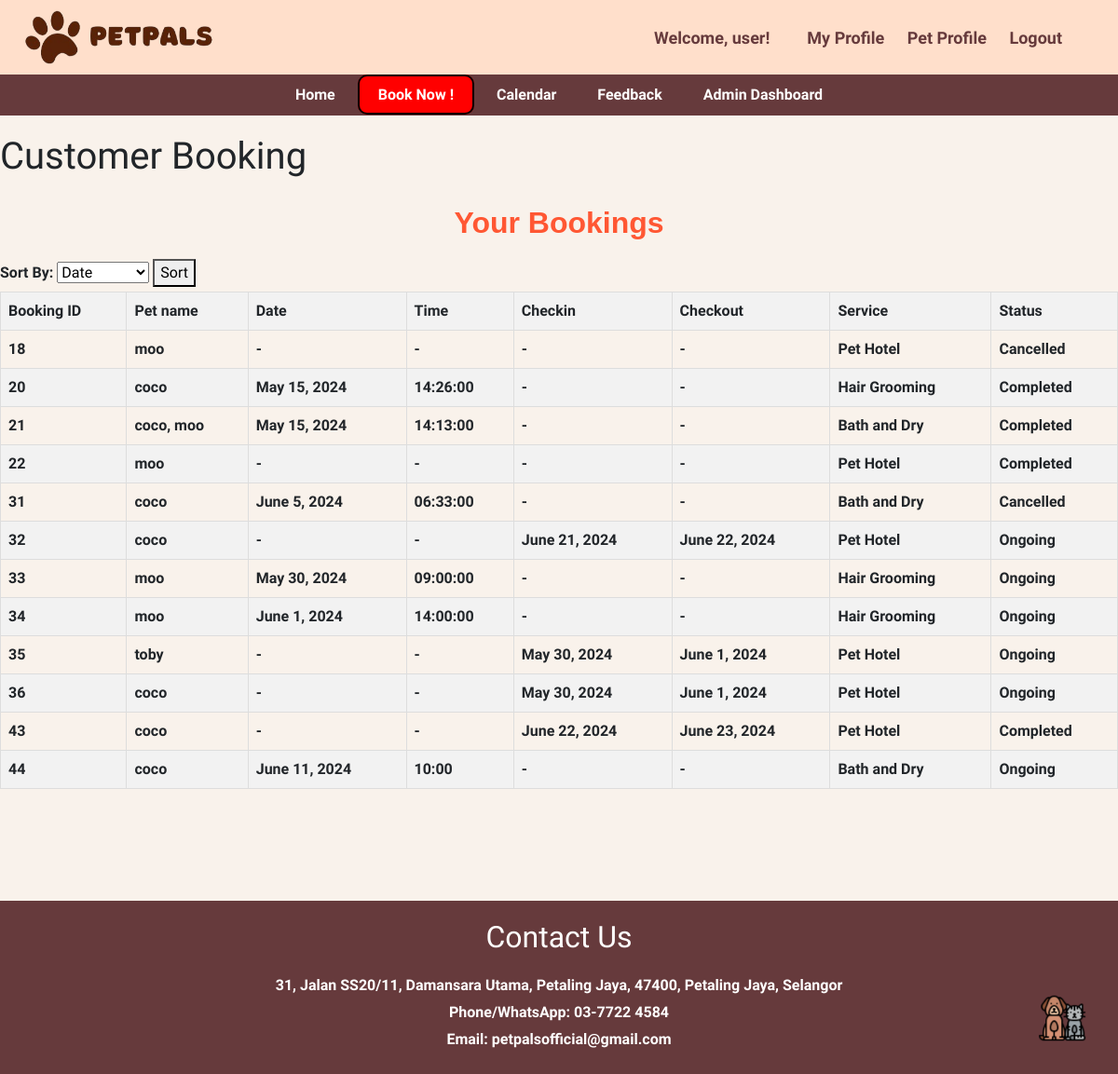
Before: /customer_booking/ (signed in) with the older database file.
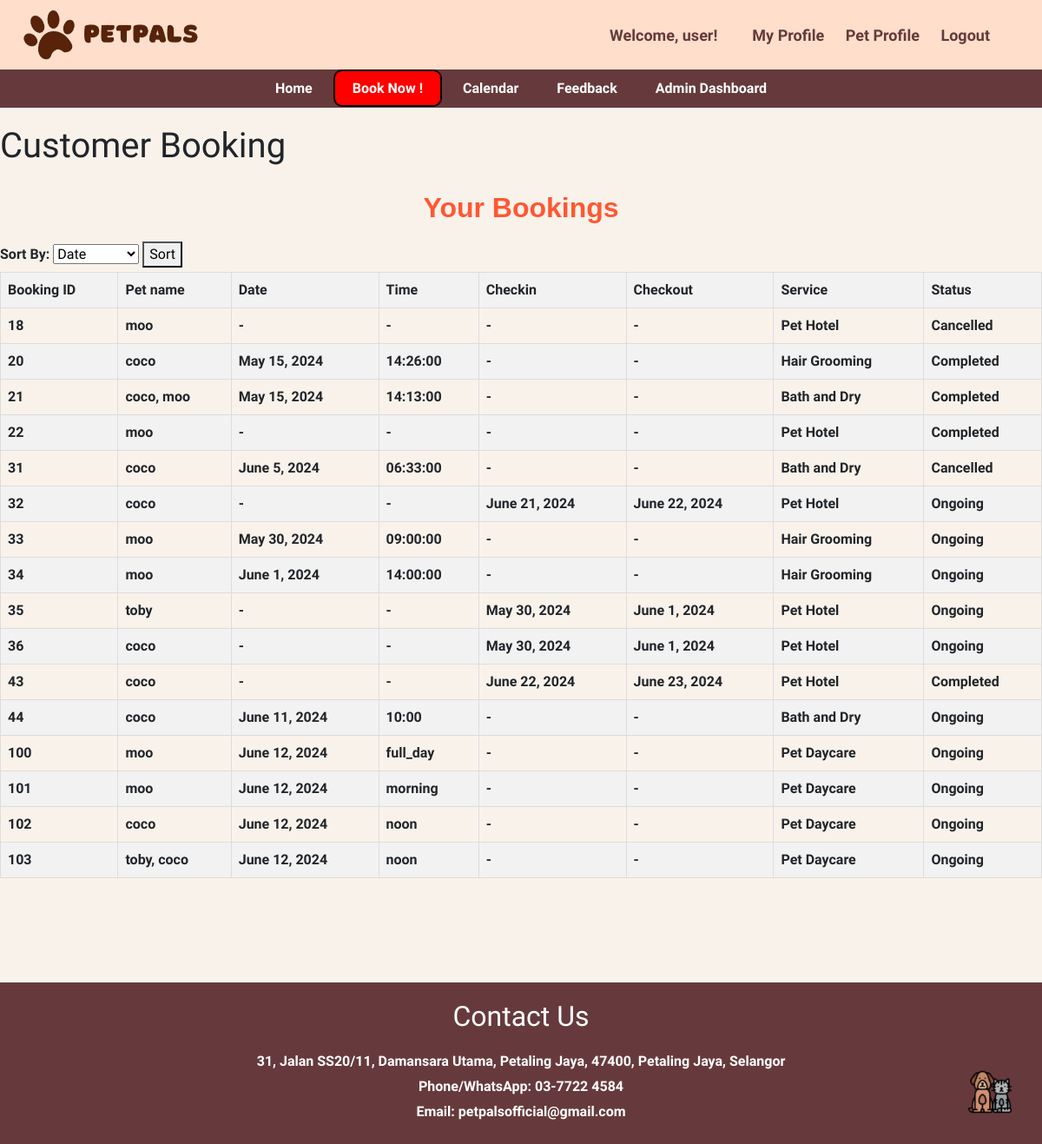
After: the same page with the newer database file.
### main/models.py (models this page shows, shortened)
class Booking(models.Model):
    owner = models.ForeignKey(Owner, null=True, on_delete=models.CASCADE)
    pet = models.ManyToManyField(Pet)
    room = models.ForeignKey(Room, null=True, on_delete=models.CASCADE)
    date = models.DateField(blank=True, null=True)
    TIME_CHOICES = [
        ('09:00', '9:00'),
        ('10:00', '10:00'),
        ('11:00', '11:00'),
        ('12:00', '12:00'),
        ('14:00', '2:00'),
        ('15:00', '3:00'),
        ('16:00', '4:00'),
        ('17:00', '5:00'),
        ('full_day', 'Full (7:00-19:00)'),
        ('morning', 'Morning (7:00-12:00)'),
        ('noon', 'Noon (13:00-19:00)'),
    ]
    time = models.CharField(max_length=10, choices=TIME_CHOICES, blank=True, null=True)
    SERVICE_CHOICES = [
        ('Hair Grooming', 'Hair Grooming'),
        ('Bath and Dry', 'Bath and Dry'),
        ('Pet Hotel', 'Pet Hotel'),
        ('Pet Daycare', 'Pet Daycare'),
    ]
    service = models.CharField(max_length=50, choices=SERVICE_CHOICES)
    STATUS_CHOICES = [
        ('Ongoing', 'Ongoing'),
        ('Completed', 'Completed'),
        ('Cancelled', 'Cancelled'),
    ]
    status = models.CharField(max_length=20, choices=STATUS_CHOICES, default='Ongoing')
    checkin = models.DateField(null=True, blank=True)
    checkout = models.DateField(null=True, blank=True)

class Pet(models.Model):
    name = models.CharField(max_length=20)
    owner = models.ForeignKey(Owner, null=True, on_delete=models.CASCADE)
    age = models.PositiveBigIntegerField()
    species = models.CharField(max_length=50)
    breed = models.CharField(max_length=50)
    profile_pic = models.ImageField(default="profile.jpg", null=True, blank=True)

### main/views.py (the view)
# urls.py: path('customer_booking/', views.customer_booking, name='customer_booking'),
@login_required
def customer_booking(request):
    owner = request.user.owner
    bookings = Booking.objects.filter(owner=owner, )
    context = {
        'bookings': bookings,
    }
    return render(request, 'customer_booking.html', context)

### main/templates/customer_booking.html (shortened to what this page needs)
{% extends 'base.html' %}
{% block content %}
<!DOCTYPE html>
<html lang="en">
<head>
</head>
<body>
    <h1 class="ti">Customer Booking</h1>
    <div style="margin-top: 20px; margin-bottom: 20px;">
    <h2 class="dash">Your Bookings</h2>
    <form method="GET" action="" class="sorting-form">
        <label for="sort_by">Sort By:</label>
        <select name="sort_by" id="sort_by" class="sort-select">
            <option value="date">Date</option>
        </select>
        <button type="submit" class="sort-button">Sort</button>
    </form>
    <table>
        <thead>
            <tr>
                <th>Booking ID</th>
                <th>Pet name</th>
                <th>Date</th>
                <th>Time</th>
                <th>Checkin</th>
                <th>Checkout</th>
                <th>Service</th>
                <th>Status</th>
            </tr>
        </thead>
        <tbody>
            {% for booking in bookings %}
            <tr>
                <td>{{ booking.id }}</td>
                <td>
                    {% for pet in booking.pet.all %}
                        {{ pet.name }}{% if not forloop.last %}, {% endif %}
                    {% endfor %}
                </td>
                <td>{{ booking.date|default:"-" }}</td>
                <td>{{ booking.time|default:"-" }}</td>
                <td>{{ booking.checkin|default:"-" }}</td>
                <td>{{ booking.checkout|default:"-" }}</td>
                <td>{{ booking.service }}</td>
                <td>{{ booking.status }}</td>
            </tr>
            {% endfor %}
        </tbody>
    </table>
    </div>
</body>
</html>
{% endblock %}

### main/templates/base.html (shortened to what this page needs)
{% load static %}
<!DOCTYPE html>
<html>
<head>
    <link rel="stylesheet" href="https://cdn.jsdelivr.net/npm/bootstrap@4.0.0/dist/css/bootstrap.min.css">
</head>
<body>
    {% include 'navbar.html' %}
    {% block content %}
    {% endblock %}
    {% if request.user.is_authenticated %}
    <div>
        <a href="{% url 'feedback' %}" class="floating-icon">
            <img src="{% static 'image/catdog.png' %}" alt="PawBanner" style="width: 50px; height: 50px;">   </a>
    </div>
    {% endif %}
    <footer>
        <div class="footer-content">
            <h2 class="contact">Contact Us</h2>
            <p>31, Jalan SS20/11, Damansara Utama, Petaling Jaya, 47400, Petaling Jaya, Selangor</p>
            <p>Phone/WhatsApp: 03-7722 4584</p>
            <p>Email: petpalsofficial@gmail.com</p>
        </div>
    </footer>
</body>
</html>

### main/templates/navbar.html (shortened to what this page needs)
{% load static %}
    <header>
        <img src="{% static 'image/PetPals.png' %}" alt="Pawlogo" width="auto" height="80">
        <div class="profile-bar">
            <div class="profile-info">
                {% if request.user.is_authenticated %}
                    <span>Welcome, {{ request.user }}!</span>
                {% else %}
                    <span>Welcome, Guest!</span>
                {% endif %}
            </div>
                <div class="profile-actions">
                    {% if user.is_authenticated %}
                        <a href="{% url 'profile' %}">My Profile</a>
                        <a href="{% url 'petprofile' %}">Pet Profile</a>
                        <a href="{% url 'logout' %}">Logout</a>
                    {% else %}
                        <a href="{% url 'login' %}">Sign In</a>
                        <a href="{% url 'register' %}">Sign Up</a>
                    {% endif %}
                </div>
        </div>
    </header>
    <nav class="navigation">
        {% if user.is_authenticated %}
        <a href="{% url 'home' %}">Home</a>
        <a href="{% url 'bookingpage' %}" class="book">Book Now !</a>
        <a href="{% url 'calendar' %}">Calendar</a>
        <a href ="{% url 'feedback' %}">Feedback</a>
        {% else %}
        <a href="{% url 'home' %}">Home</a>
        <a href="#services">Services</a>
        {% endif %}
        {% if request.user.is_staff %}
        <a href="{% url 'admin_dashboard' %}" >Admin Dashboard </a>
        {% endif %}
    </nav>

### main/templates/base.html (style rules this page uses)
body { font-family: "Quicksand", sans-serif; font-optical-sizing: auto; font-weight: 600; font-style: normal; margin: 0 !important; padding: 0; background-color: #F9F2EB; display: flex; flex-direction: column; min-height: 100vh; }
h2 { text-align: center; color: #8B4513; margin-bottom: 20px; font-size: xx-large; }
footer { background-color: rgb(102, 58, 60); color: white; padding: 20px 0; text-align: center; margin-top: 100px; width: 100%; }
.footer-content { max-width: 960px; margin: 0 auto; }
.footer-content p { margin: 5px 0; }
.contact { color: #fff; }
.ti { margin-top: 20px; }
.floating-icon { position: fixed; bottom: 20px; right: 20px; color: #fff; padding: 15px; border-radius: 50%; cursor: pointer; }

### main/templates/navbar.html (style rules this page uses)
header { background-color: rgb(255, 223, 203); padding: 0px; text-align: center; color: rgb(102, 58, 60); display: flex; justify-content: space-between; align-items: center; }
.navigation { background-color:rgb(102,58,60); padding: 10px 0; text-align: center; }
.navigation a { color: white; text-decoration: none; padding: 10px 20px; }
.profile-bar { display: flex; align-items: center; margin-right: 5%; font-size: large; }
.profile-info { margin-right: 20px; }
.profile-info span { font-weight: bold; }
.profile-actions a { color: rgb(102,58,60); text-decoration: none; margin-left: 20px; }
.book { border-radius: 10px; border: 2px solid black; background-color: red; color:white; }

### main/templates/customer_booking.html (style rules this page uses)
.dash { color: #FF5733; font-family: Arial, sans-serif; font-weight: bold; }
table { width: 100%; border-collapse: collapse; border: 1px solid #ddd; }
th, td { border: 1px solid #ddd; padding: 8px; text-align: left; }
th { background-color: #f2f2f2; font-weight: bold; }
tr:nth-child(even) { background-color: #f2f2f2; }

Changed rows visible on the page:
added Booking: id "100", date "June 12, 2024", time "full_day", checkin "-", checkout "-", service "Pet Daycare", status "Ongoing", Pet (name "moo")
added Booking: id "101", date "June 12, 2024", time "morning", checkin "-", checkout "-", service "Pet Daycare", status "Ongoing", Pet (name "moo")
added Booking: id "102", date "June 12, 2024", time "noon", checkin "-", checkout "-", service "Pet Daycare", status "Ongoing", Pet (name "coco")
added Booking: id "103", date "June 12, 2024", time "noon", checkin "-", checkout "-", service "Pet Daycare", status "Ongoing", Pet (name "toby"), Pet (name "coco")
